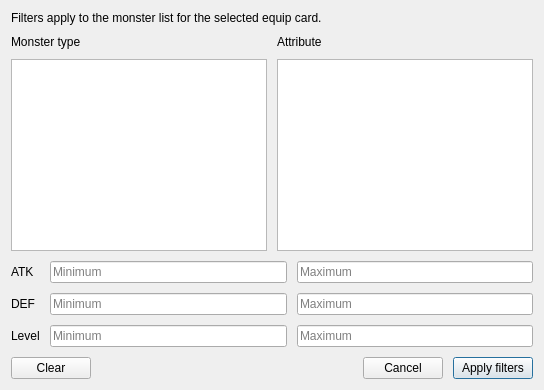
<?xml version="1.0" encoding="UTF-8"?>
<ui version="4.0">
 <class>EquipAdvancedFilterDialog</class>
 <widget class="QDialog" name="EquipAdvancedFilterDialog">
  <property name="windowTitle"><string>Advanced monster filters</string></property>
  <layout class="QVBoxLayout" name="dialogLayout">
   <property name="spacing"><number>10</number></property>
   <item><widget class="QLabel" name="filterHint"><property name="text"><string>Filters apply to the monster list for the selected equip card.</string></property><property name="wordWrap"><bool>true</bool></property></widget></item>
   <item><layout class="QHBoxLayout" name="listsLayout">
    <item><layout class="QVBoxLayout" name="typesLayout"><item><widget class="QLabel" name="typesLabel"><property name="text"><string>Monster type</string></property></widget></item><item><widget class="QListWidget" name="equipFilterTypes"><property name="spacing"><number>5</number></property><property name="styleSheet"><string notr="true">QListWidget::item { padding: 2px 3px; }</string></property></widget></item></layout></item>
    <item><layout class="QVBoxLayout" name="attributesLayout"><item><widget class="QLabel" name="attributesLabel"><property name="text"><string>Attribute</string></property></widget></item><item><widget class="QListWidget" name="equipFilterAttributes"><property name="spacing"><number>5</number></property><property name="styleSheet"><string notr="true">QListWidget::item { padding: 2px 3px; }</string></property></widget></item></layout></item>
   </layout></item>
   <item><layout class="QGridLayout" name="rangesLayout">
    <item row="0" column="0"><widget class="QLabel" name="atkLabel"><property name="text"><string>ATK</string></property></widget></item>
    <item row="0" column="1"><widget class="QLineEdit" name="equipFilterAtkMin"><property name="placeholderText"><string>Minimum</string></property></widget></item>
    <item row="0" column="2"><widget class="QLineEdit" name="equipFilterAtkMax"><property name="placeholderText"><string>Maximum</string></property></widget></item>
    <item row="1" column="0"><widget class="QLabel" name="defLabel"><property name="text"><string>DEF</string></property></widget></item>
    <item row="1" column="1"><widget class="QLineEdit" name="equipFilterDefMin"><property name="placeholderText"><string>Minimum</string></property></widget></item>
    <item row="1" column="2"><widget class="QLineEdit" name="equipFilterDefMax"><property name="placeholderText"><string>Maximum</string></property></widget></item>
    <item row="2" column="0"><widget class="QLabel" name="levelLabel"><property name="text"><string>Level</string></property></widget></item>
    <item row="2" column="1"><widget class="QLineEdit" name="equipFilterLevelMin"><property name="placeholderText"><string>Minimum</string></property></widget></item>
    <item row="2" column="2"><widget class="QLineEdit" name="equipFilterLevelMax"><property name="placeholderText"><string>Maximum</string></property></widget></item>
   </layout></item>
   <item><layout class="QHBoxLayout" name="actionsLayout">
    <item><widget class="QPushButton" name="clearButton"><property name="text"><string>Clear</string></property></widget></item>
    <item><spacer name="actionsSpacer"><property name="orientation"><enum>Qt::Orientation::Horizontal</enum></property><property name="sizeHint" stdset="0"><size><width>40</width><height>20</height></size></property></spacer></item>
    <item><widget class="QPushButton" name="cancelButton"><property name="text"><string>Cancel</string></property></widget></item>
    <item><widget class="QPushButton" name="applyButton"><property name="text"><string>Apply filters</string></property><property name="default"><bool>true</bool></property></widget></item>
   </layout></item>
  </layout>
 </widget>
 <resources/>
 <connections/>
</ui>
